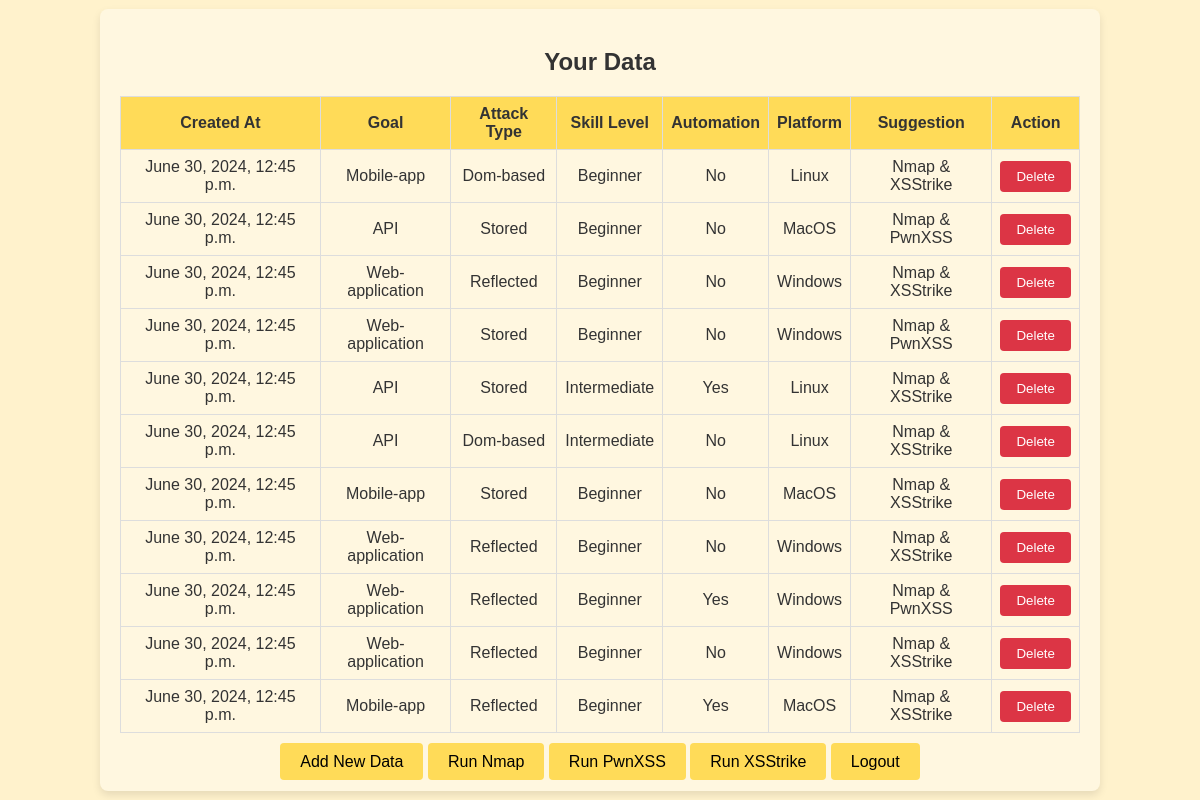
Page /view_data/ (signed in) on the earlier database version.
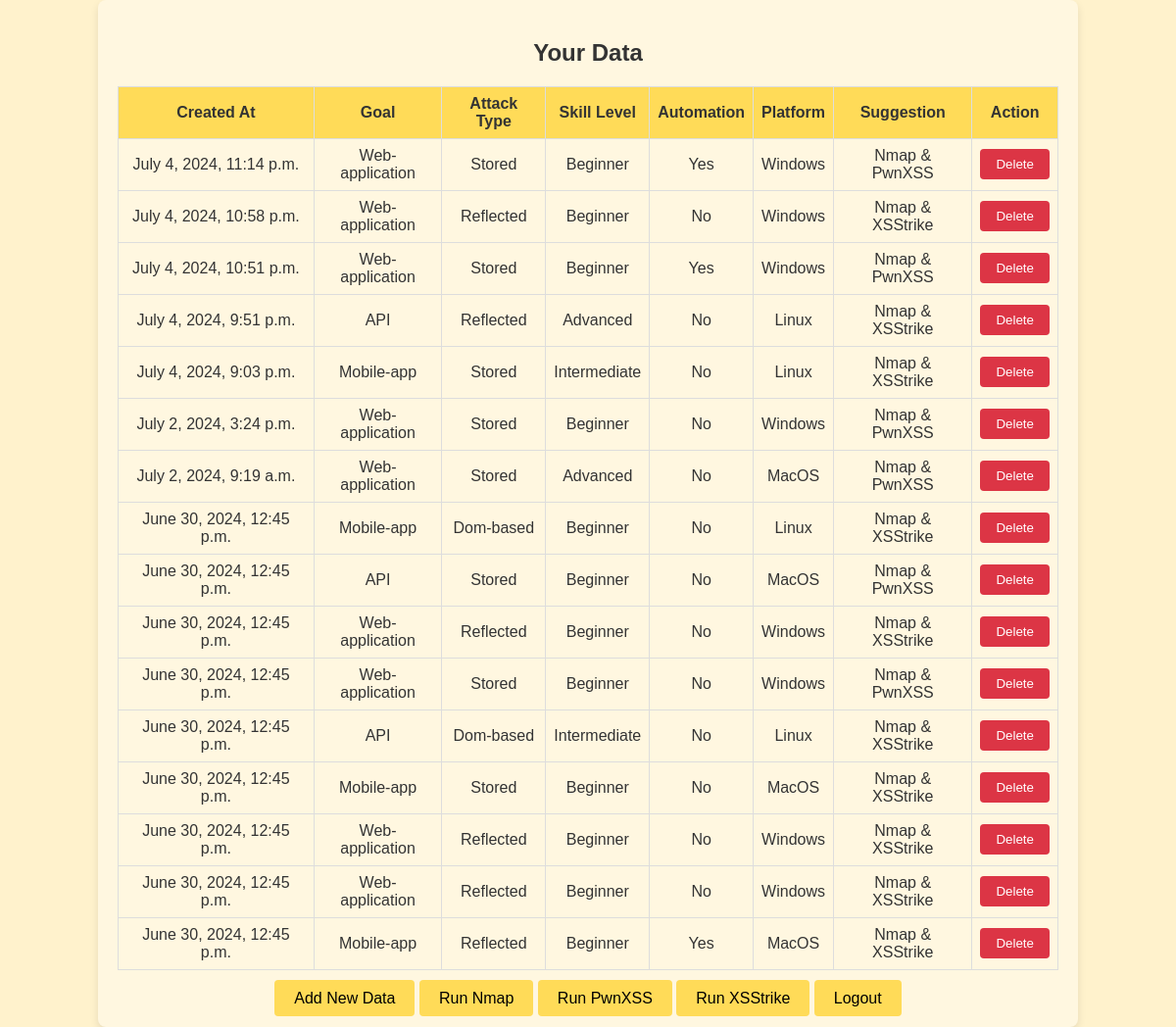
Same page on the later database version.
### suggestxss/models.py (models this page shows, shortened)
class UserData(models.Model):
    user = models.ForeignKey(User, on_delete=models.CASCADE)
    goal = models.IntegerField(choices=[(0, 'Web-application'), (1, 'API'), (2, 'Mobile-app')])
    attackT = models.IntegerField(choices=[(0, 'Reflected'), (1, 'Stored'), (2, 'Dom-based')])
    skill = models.IntegerField(choices=[(0, 'Beginner'), (1, 'Intermediate'), (2, 'Advanced')])
    automation = models.IntegerField(choices=[(0, 'No'), (1, 'Yes')])
    platform = models.IntegerField(choices=[(0, 'Windows'), (1, 'Linux'), (2, 'MacOS')])
    suggest = models.IntegerField(choices=[(0, 'Nmap & PwnXSS'), (1, 'Nmap & XSStrike')])
    created_at = models.DateTimeField(default=timezone.now)

### suggestxss/views.py (the view)
# urls.py: path('view_data/', views.view_data, name='view_data'),
@login_required
def view_data(request):
    print("Executing view_data function")
    data = UserData.objects.filter(user=request.user).order_by('-created_at')
    print("Finished executing view_data function")
    return render(request, 'suggestxss/view_data.html', {'data': data})

### suggestxss/templates/suggestxss/view_data.html (shortened to what this page needs)
<!DOCTYPE html>
<html lang="en">
<head>
    <link rel="stylesheet" href="https://cdn.jsdelivr.net/npm/sweetalert2@11/dist/sweetalert2.min.css">
</head>
<body>
    <div class="container">
        <h2>Your Data</h2>
        <table>
            <tr>
                <th>Created At</th>
                <th>Goal</th>
                <th>Attack Type</th>
                <th>Skill Level</th>
                <th>Automation</th>
                <th>Platform</th>
                <th>Suggestion</th>
                <th>Action</th>
            </tr>
            {% for entry in data %}
            <tr>
                <td>{{ entry.created_at }}</td>
                <td>{{ entry.get_goal_display }}</td>
                <td>{{ entry.get_attackT_display }}</td>
                <td>{{ entry.get_skill_display }}</td>
                <td>{{ entry.get_automation_display }}</td>
                <td>{{ entry.get_platform_display }}</td>
                <td>
                    {% if entry.suggest == 0 %}
                        Nmap & PwnXSS
                    {% elif entry.suggest == 1 %}
                        Nmap & XSStrike
                    {% else %}
                        Unknown
                    {% endif %}
                </td>
                <td>
                    <form id="delete-form-{{ entry.id }}" method="post" action="{% url 'delete_data' entry.id %}">
                        <button type="button" class="delete-button" onclick="confirmDelete('delete-form-{{ entry.id }}')">Delete</button>
                    </form>
                </td>
            </tr>
            {% endfor %}
        </table>
        <div class="button-container">
            <a href="{% url 'new_data' %}">Add New Data</a>
            <a href="{% url 'nmap_tool' %}">Run Nmap</a>
            <a href="{% url 'run_pwnxss' %}">Run PwnXSS</a>
            <a href="{% url 'run_xsstrike' %}">Run XSStrike</a>
            <a href="{% url 'logout' %}">Logout</a>
        </div>
    </div>
</body>
</html>

### suggestxss/templates/suggestxss/view_data.html (style rules this page uses)
body { font-family: 'Arial', sans-serif; background-color: #FFF2CC; color: #333; margin: 0; padding: 0; display: flex; justify-content: center; align-items: center; min-height: 100vh; }
.container { background-color: #FFF7E0; padding: 20px; border-radius: 8px; box-shadow: 0 4px 8px rgba(0, 0, 0, 0.1); text-align: center; width: 80%; max-width: 1200px; }
h2 { margin-bottom: 20px; font-size: 24px; }
table { width: 100%; border-collapse: collapse; margin-bottom: 20px; }
table, th, td { border: 1px solid #ddd; }
th, td { padding: 8px; text-align: center; }
th { background-color: #FFDB58; }
.button-container { margin-top: 20px; }
a { text-decoration: none; padding: 10px 20px; color: #000; background-color: #ffdb58; border-radius: 4px; transition: background-color 0.3s, transform 0.3s; }
.delete-button { padding: 8px 16px; background-color: #dc3545; color: white; border: none; border-radius: 4px; cursor: pointer; transition: background-color 0.3s; }

Differences in the rows shown:
removed UserData: created_at "June 30, 2024, 12:45 p.m.", goal "API", attackT "Stored", skill "Intermediate", automation "Yes", platform "Linux", suggest "Nmap & XSStrike"
removed UserData: created_at "June 30, 2024, 12:45 p.m.", goal "Web-application", attackT "Reflected", skill "Beginner", automation "Yes", platform "Windows", suggest "Nmap & PwnXSS"
added UserData: created_at "July 4, 2024, 11:14 p.m.", goal "Web-application", attackT "Stored", skill "Beginner", automation "Yes", platform "Windows", suggest "Nmap & PwnXSS"
added UserData: created_at "July 4, 2024, 10:58 p.m.", goal "Web-application", attackT "Reflected", skill "Beginner", automation "No", platform "Windows", suggest "Nmap & XSStrike"
added UserData: created_at "July 4, 2024, 10:51 p.m.", goal "Web-application", attackT "Stored", skill "Beginner", automation "Yes", platform "Windows", suggest "Nmap & PwnXSS"
added UserData: created_at "July 4, 2024, 9:51 p.m.", goal "API", attackT "Reflected", skill "Advanced", automation "No", platform "Linux", suggest "Nmap & XSStrike"
added UserData: created_at "July 4, 2024, 9:03 p.m.", goal "Mobile-app", attackT "Stored", skill "Intermediate", automation "No", platform "Linux", suggest "Nmap & XSStrike"
added UserData: created_at "July 2, 2024, 3:24 p.m.", goal "Web-application", attackT "Stored", skill "Beginner", automation "No", platform "Windows", suggest "Nmap & PwnXSS"
added UserData: created_at "July 2, 2024, 9:19 a.m.", goal "Web-application", attackT "Stored", skill "Advanced", automation "No", platform "MacOS", suggest "Nmap & PwnXSS"
